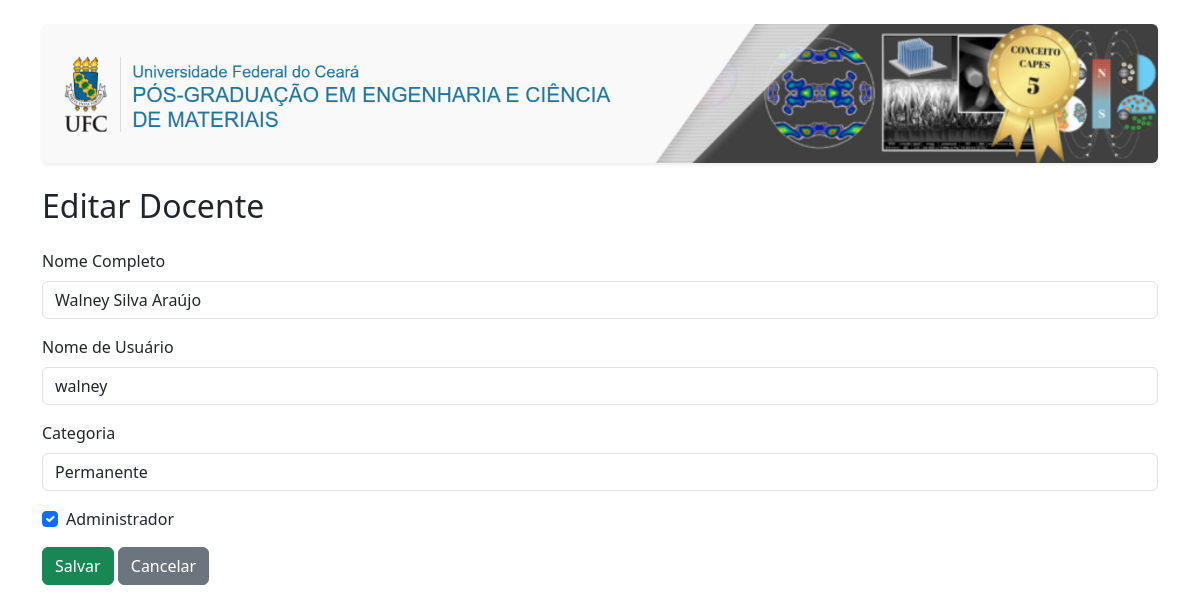
/edit_user/2 (signed in), run on the app's committed database.
### app.py (models this page shows)
class User(UserMixin, db.Model):
    id = db.Column(db.Integer, primary_key=True)
    full_name = db.Column(db.String(150), nullable=False)
    username = db.Column(db.String(150), unique=True, nullable=False)
    password = db.Column(db.String(150), nullable=False)
    is_admin = db.Column(db.Boolean, default=False)
    categoria = db.Column(db.String(100), nullable=True)
    registros = db.relationship('Registro', backref='usuario', lazy=True)

### app.py (the view, shortened to what this page needs)
@app.route('/edit_user/<int:user_id>', methods=['GET', 'POST'])
@login_required
def edit_user(user_id):
    if not current_user.is_admin:
        return redirect(url_for('home'))
    user = User.query.get_or_404(user_id)
    return render_template('edit_user.html', user=user)

### app.py (called while the page is built)
@login_manager.user_loader
def load_user(user_id):
    return User.query.get(int(user_id))

### templates/edit_user.html (shortened to what this page needs)
<!DOCTYPE html>
<html lang="pt-br">
<head>
    <link rel="stylesheet" href="https://cdn.jsdelivr.net/npm/bootstrap@5.3.0/dist/css/bootstrap.min.css">
</head>
<body>
    <div class="container py-4">
        <div class="mb-4">
           <img src="{{ url_for('static', filename='banner.png') }}" alt="Banner" class="img-fluid rounded shadow-sm w-100">
        </div>
        <h2 class="mb-4">Editar Docente</h2>
        <form method="POST">
            <div class="mb-3">
                <label for="full_name" class="form-label">Nome Completo</label>
                <input type="text" class="form-control" name="full_name" value="{{ user.full_name }}" required>
            </div>
            <div class="mb-3">
                <label for="username" class="form-label">Nome de Usuário</label>
                <input type="text" class="form-control" name="username" value="{{ user.username }}" required>
            </div>
            <div class="mb-3">
                <label for="categoria" class="form-label">Categoria</label>
                <input type="text" class="form-control" name="categoria" value="{{ user.categoria }}">
            </div>
            <div class="form-check mb-3">
                <input class="form-check-input" type="checkbox" name="is_admin" id="is_admin" {% if user.is_admin %}checked{% endif %}>
                <label class="form-check-label" for="is_admin">
                    Administrador
                </label>
            </div>
            <button type="submit" class="btn btn-success">Salvar</button>
            <a href="{{ url_for('manage_users') }}" class="btn btn-secondary">Cancelar</a>
        </form>
    </div>
</body>
</html>

### data on the page
User: full_name "Walney Silva Araújo", username "walney", categoria "Permanente", is_admin "☑"
